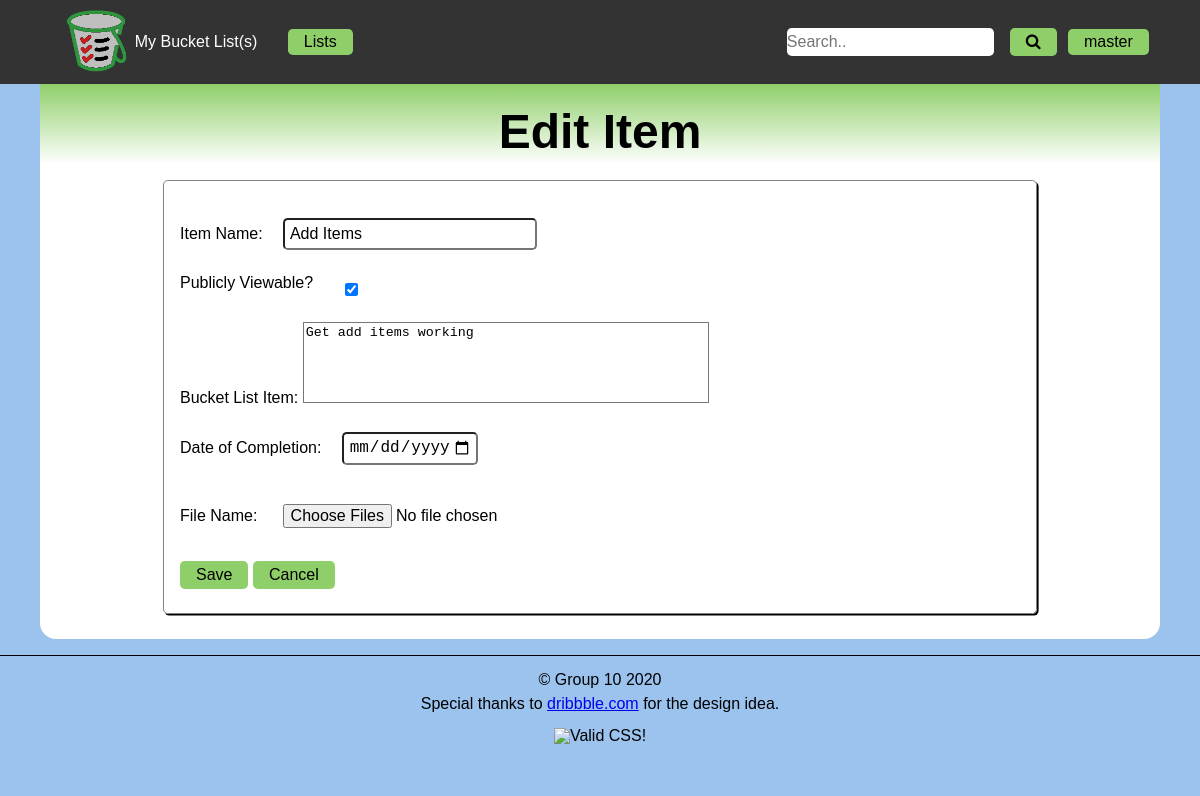
/edit_item.php?item=5 (signed in), run on an earlier commit of the app's database.
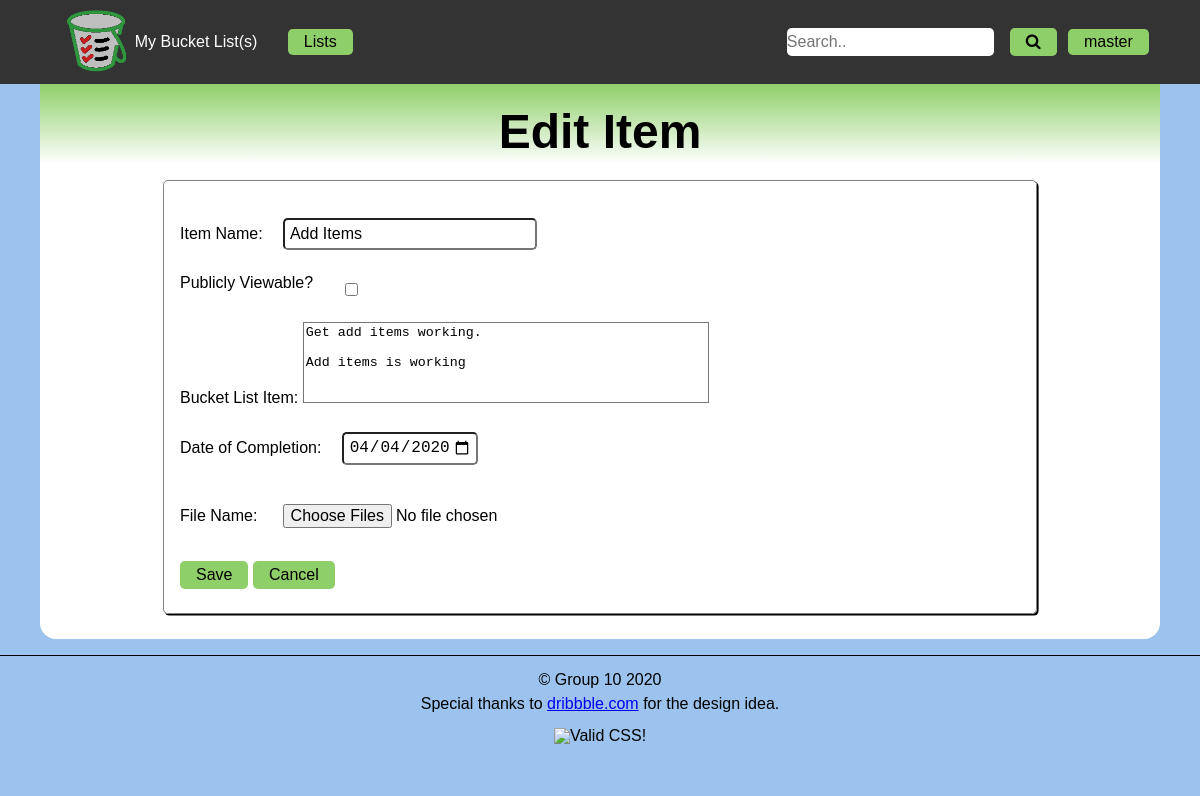
And on a later commit of the database.
### tables this page shows
CREATE TABLE `g10_listitems` (
  `id` int(11) NOT NULL,
  `fk_listid` int(11) NOT NULL,
  `name` varchar(50) NOT NULL,
  `description` varchar(280) DEFAULT NULL,
  `picpath` varchar(255) DEFAULT NULL,
  `completion` date DEFAULT NULL,
  `private` tinyint(1) NOT NULL DEFAULT '1'
);

### edit_item.php (the view, shortened to what this page needs)
<?php
    $itemid = $_GET['item'];
    $pdo = connectDB();
    $query = "SELECT * FROM `g10_listitems` WHERE id = ?";
    $stmt = $pdo->prepare($query);
    $stmt->execute([$itemid]);
    $result = $stmt->fetch();
?>
<!DOCTYPE html>
<html lang="en">
    <head>
        <?php
            include 'includes/meta.php';
        ?>
    </head>
    <body>
        <header>
            <?php include 'includes/nav.php' ?>
        </header>
        <main>
            <header>
                <h1>Edit Item</h1>
            </header>
            <form id="edit-item" action="<?= $_SERVER['PHP_SELF'] ?>?item=<?=$itemid?>" method="post" enctype="multipart/form-data">
                <div>
                    <label for="itemname">Item Name:</label>
                    <input type="text" id="itemname" name="itemname" value= "<?= $result['name']?>" required/>
                </div>
                <div>
                    <label for="viewable">Publicly Viewable?</label>
                    <input id="viewable" type="checkbox" name="viewable"
                        <?php if($result['private'] == 0): ?>
                        checked>
                    <?php else: ?>
                        >
                    <?php endif ?>
                </div>
                <div>
                    <label for="description">Bucket List Item:</label>
                    <textarea id="description" name="description" rows="5"><?= $result['description']?></textarea>
                </div>
                <div>
                    <label for="complete">Date of Completion:</label>
                    <input id="complete" type="date" name="complete" min="1900-01-01" value= "<?= $result['completion']?>">
                </div>
                <div>
                    <label for="file">File Name:</label>
                    <input type="file" name="my_file[]" id="file" multiple/>
                </div>
                <button type="submit" name="save">Save</button>
                <button onclick="window.history.back()" type="button" name="Cancel">Cancel</button>
            </form>
        </main>
        <?php include 'includes/footer.php' ?>
    </body>
</html>

### includes/meta.php (shortened to what this page needs)
<link type="text/css" rel="stylesheet" href="css/reset.css" />
<link type="text/css" rel="stylesheet" href="css/default.css" />
<link rel="stylesheet" href="https://cdnjs.cloudflare.com/ajax/libs/font-awesome/4.7.0/css/font-awesome.min.css">

### includes/nav.php (shortened to what this page needs)
<nav>
  <ul>
    <li>
      <a href="index.php"><div class="logo">
        <figure>
          <img src="img/bucket.png" alt="Bucket List Logo" height=75 />
        </figure>
        <span>My Bucket List(s)</span>
      </div></a>
    </li>
    <li class="dropdown">Lists
    </li>
    <li>
        <form action="searchresults.php" id="search-container">
          <input type="text" placeholder="Search.." name="search" maxlength="20">
          <button id="search-btn" type="submit"><i class="fa fa-search"></i></button>
        </form>
    </li>
    <?php if(isset($_SESSION['user'])): ?>
      <li class="dropdown"><?php echo $_SESSION['user'] ?>
        </li>
    <?php else: ?>
      <li>
        <a href = "login.php">Login</a>
      </li>
    <?php endif; ?>
  </ul>
</nav>

### includes/footer.php
<footer>
  <div>&copy; Group 10 2020</div>
  <p><em>Special thanks to <a href="https://dribbble.com/tags/resume">dribbble.com</a>
      for the design idea.</em></p>
  <p>
    <img src="http://jigsaw.w3.org/css-validator/images/vcss-blue" alt="Valid CSS!" />
  </p>
</footer>

### css/default.css (style rules this page uses)
:root { --link-color: #8fcf69; --linkhover-color: #818181; --text-color: #000; }
body { background-color: #9bc3ed; color: var(--text-color); font-family: Verdana, Helvetica, sans-serif; font-size: 16px; margin: auto; }
main { background-color: #FFF; border-bottom-right-radius: 1rem; border-bottom-left-radius: 1rem; max-width: 70rem; font-size: 1em; padding: 0 0 0.6em 0; margin: auto; }
header { text-align: center; background: linear-gradient(var(--link-color), transparent); }
main header { align-items: flex-end; display: flex; flex-direction: row; justify-content: space-evenly; padding: 1em 0 0 0; }
footer { text-align: center; border-top: 1px solid #000; padding: 1em 0; margin-top: 1em; }
p,h1,h2,h3,h4,h5 { padding: 0.5rem; }
h1 { font-size: 3em; font-weight: bold; }
form { border: 0.1em solid #818181; border-radius: 0.3em; box-shadow: 0.1em 0.1em #000; margin: 1em auto; padding: 1em; width: 75%; }
button, nav a, .dropdown, #login a { padding: 0.3rem 1rem; color: var(--text-color); margin: 0.5rem auto; background-color: var(--link-color); font-size: 1rem; border: none; cursor: pointer; border-radius: 0.3rem; }
input { padding: 0.3rem; border-radius: 0.3rem; font-size: 1rem; margin: 0.5rem 1rem; }
nav { background-color: #333; }
nav > ul { max-width: 70rem; display: flex; align-items: center; color: #FFF; margin: 0 auto; }
nav li, nav form { display: flex; }
#search-container { border: none; box-shadow: none; padding: 0; margin: 0; }
nav > ul > li:nth-last-child(2) { margin-left: auto; }
nav a, .dropdown, #login a { text-decoration: none; margin: 0.2rem 0.7rem; }
a[href^="index"] { padding: 0 0.5em; background-color: inherit; color: inherit; }
input[name$="search"] { border: none; padding: 0; }
.dropdown { outline: none; position: relative; display: flex; flex-direction: column; }
form div { margin: 0.5em auto; padding: 0.3em 0; }
#edit-item div:first-child input { width: 15em; }
#edit-item textarea { border-radius: inherit; width:30em; resize: none; overflow: auto; }
#edit-item div:nth-child(2) { display:flex; }
#edit-item div:nth-child(2) label { align-self: flex-start; padding-right: 1em; }
.logo { display: flex; align-items: center; justify-content: center; }

What changed in the data, as far as the page shows it:
changed g10_listitems "Add Items": private "☑" → "☐"; description "Get add items working" → "Get add items working. Add items is working"; complete (not shown) → "04/04/2020"
